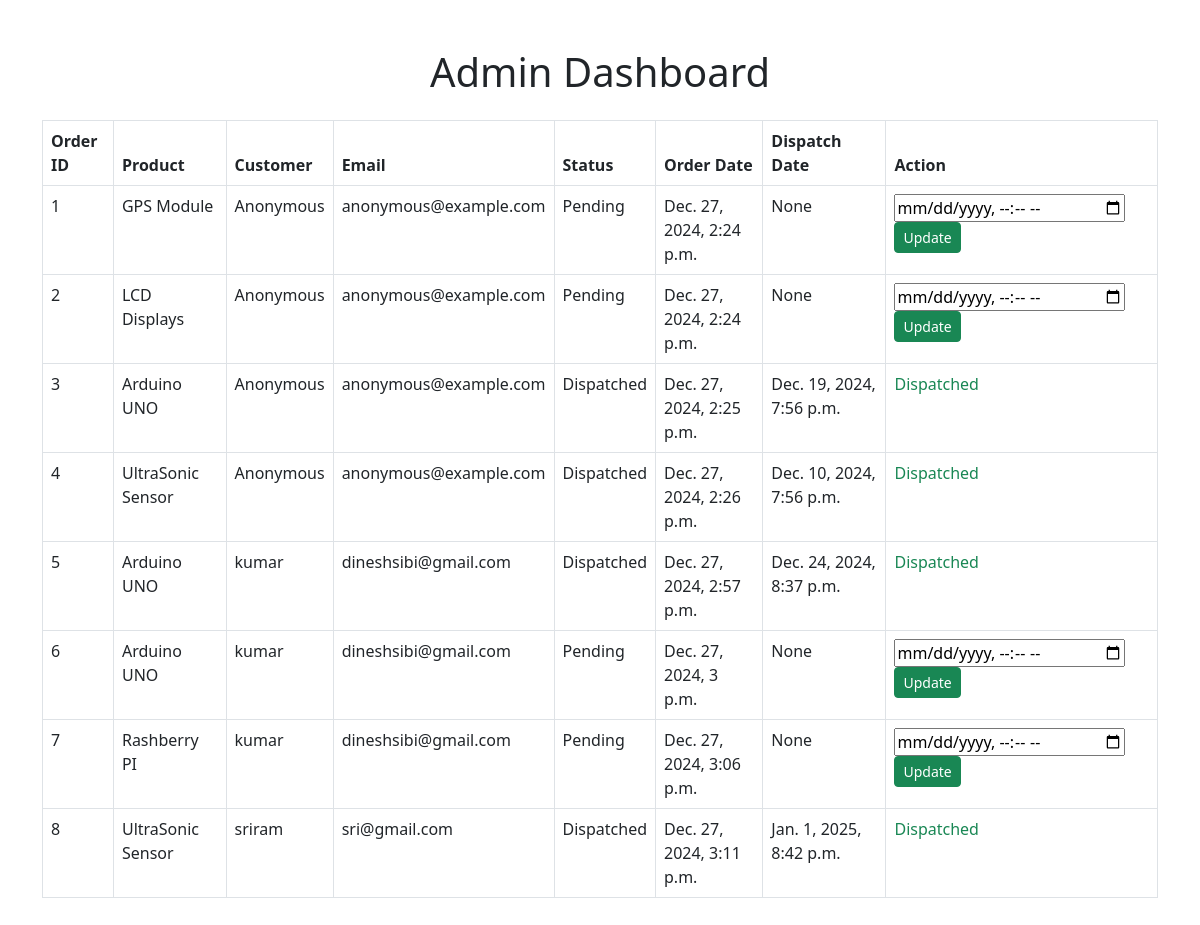
Screenshot of /admin-dashboard/ with the database file from the repository.
### store/models.py (models this page shows, shortened)
class Order(models.Model):
    product = models.ForeignKey(Product, on_delete=models.CASCADE)
    customer = models.ForeignKey(User, on_delete=models.CASCADE, null=True, blank=True)
    customer_name = models.CharField(max_length=255)
    customer_email = models.EmailField()
    order_date = models.DateTimeField(auto_now_add=True)
    dispatch_date = models.DateTimeField(null=True, blank=True)
    status = models.CharField(
        max_length=50,
        choices=[
            ('Pending', 'Pending'),
            ('Dispatched', 'Dispatched'),
        ],
        default='Pending'
    )

class Product(models.Model):
    name = models.CharField(max_length=255)
    price = models.DecimalField(max_digits=10, decimal_places=2)
    image = models.ImageField(upload_to='products/')

### store/views.py (the view, shortened to what this page needs)
# urls.py: path('admin-dashboard/', views.admin_dashboard, name='admin_dashboard'),
def admin_dashboard(request):
    orders = Order.objects.all()
    return render(request, 'store/admin_dashboard.html', {'orders': orders})

### store/templates/store/admin_dashboard.html (shortened to what this page needs)
<!DOCTYPE html>
<html lang="en">
<head>
    <link href="https://cdn.jsdelivr.net/npm/bootstrap@5.3.0/dist/css/bootstrap.min.css" rel="stylesheet">
</head>
<body>
    <div class="container my-5">
        <h1 class="text-center">Admin Dashboard</h1>
        <table class="table table-bordered mt-4">
            <thead>
                <tr>
                    <th>Order ID</th>
                    <th>Product</th>
                    <th>Customer</th>
                    <th>Email</th>
                    <th>Status</th>
                    <th>Order Date</th>
                    <th>Dispatch Date</th>
                    <th>Action</th>
                </tr>
            </thead>
            <tbody>
                {% for order in orders %}
                <tr>
                    <td>{{ order.id }}</td>
                    <td>{{ order.product.name }}</td>
                    <td>{{ order.customer_name }}</td>
                    <td>{{ order.customer_email }}</td>
                    <td>{{ order.status }}</td>
                    <td>{{ order.order_date }}</td>
                    <td>{{ order.dispatch_date }}</td>
                    <td>
                        {% if order.status == 'Pending' %}
                        <form method="post">
                            <input type="datetime-local" name="dispatch_date" required>
                            <button type="submit" class="btn btn-success btn-sm">Update</button>
                        </form>
                        {% else %}
                        <span class="text-success">Dispatched</span>
                        {% endif %}
                    </td>
                </tr>
                {% endfor %}
            </tbody>
        </table>
    </div>
</body>
</html>

### rows the page displays
Order: id "1", product.name "GPS Module", customer_name "Anonymous", customer_email "anonymous@example.com", status "Pending", order_date "Dec. 27, 2024, 2:24 p.m.", dispatch_date "None"
Order: id "2", product.name "LCD Displays", customer_name "Anonymous", customer_email "anonymous@example.com", status "Pending", order_date "Dec. 27, 2024, 2:24 p.m.", dispatch_date "None"
Order: id "3", product.name "Arduino UNO", customer_name "Anonymous", customer_email "anonymous@example.com", status "Dispatched", order_date "Dec. 27, 2024, 2:25 p.m.", dispatch_date "Dec. 19, 2024, 7:56 p.m."
Order: id "4", product.name "UltraSonic Sensor", customer_name "Anonymous", customer_email "anonymous@example.com", status "Dispatched", order_date "Dec. 27, 2024, 2:26 p.m.", dispatch_date "Dec. 10, 2024, 7:56 p.m."
Order: id "5", product.name "Arduino UNO", customer_name "kumar", customer_email "dineshsibi@gmail.com", status "Dispatched", order_date "Dec. 27, 2024, 2:57 p.m.", dispatch_date "Dec. 24, 2024, 8:37 p.m."
Order: id "6", product.name "Arduino UNO", customer_name "kumar", customer_email "dineshsibi@gmail.com", status "Pending", order_date "Dec. 27, 2024, 3 p.m.", dispatch_date "None"
Order: id "7", product.name "Rashberry PI", customer_name "kumar", customer_email "dineshsibi@gmail.com", status "Pending", order_date "Dec. 27, 2024, 3:06 p.m.", dispatch_date "None"
Order: id "8", product.name "UltraSonic Sensor", customer_name "sriram", customer_email "sri@gmail.com", status "Dispatched", order_date "Dec. 27, 2024, 3:11 p.m.", dispatch_date "Jan. 1, 2025, 8:42 p.m."
